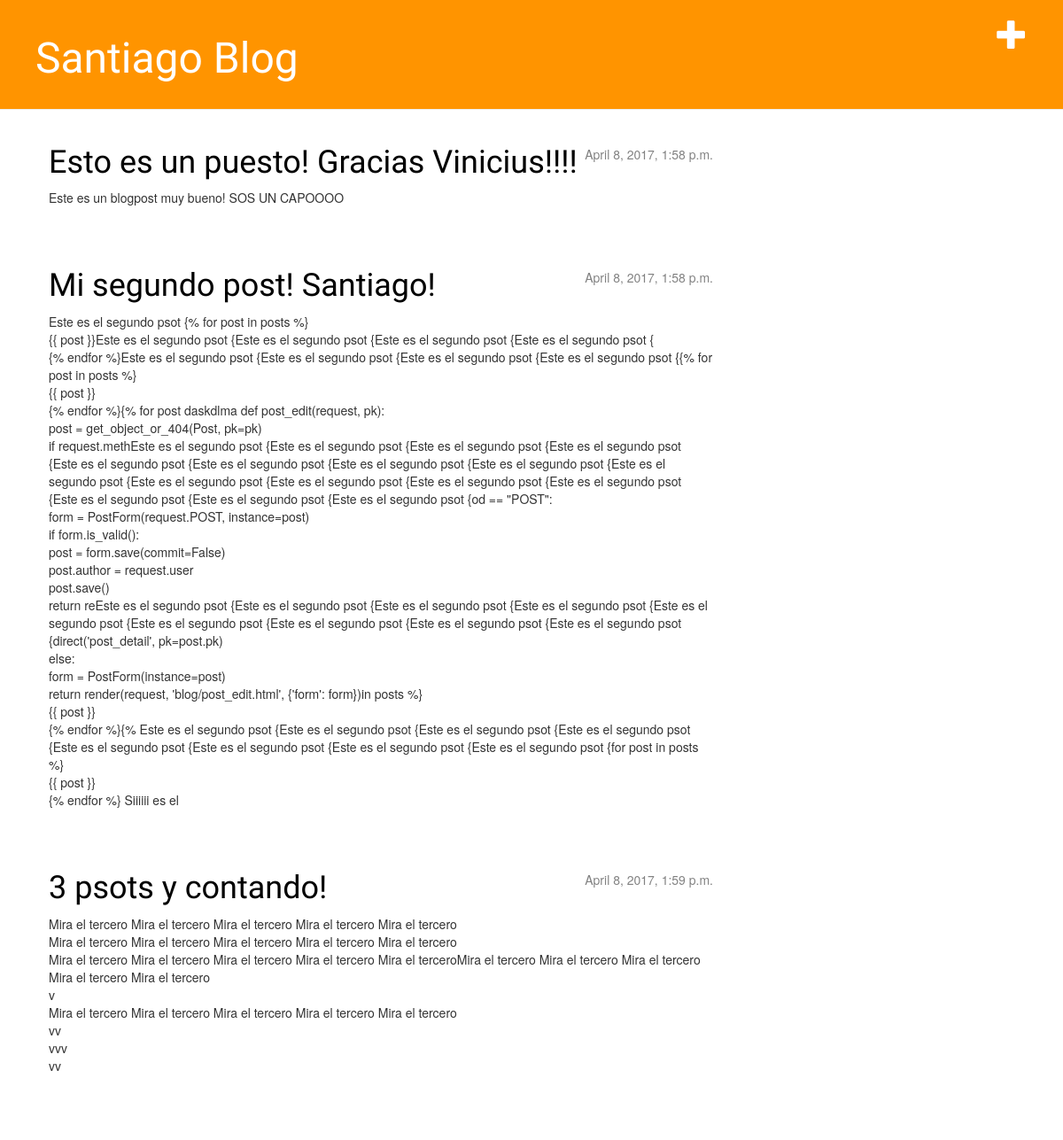
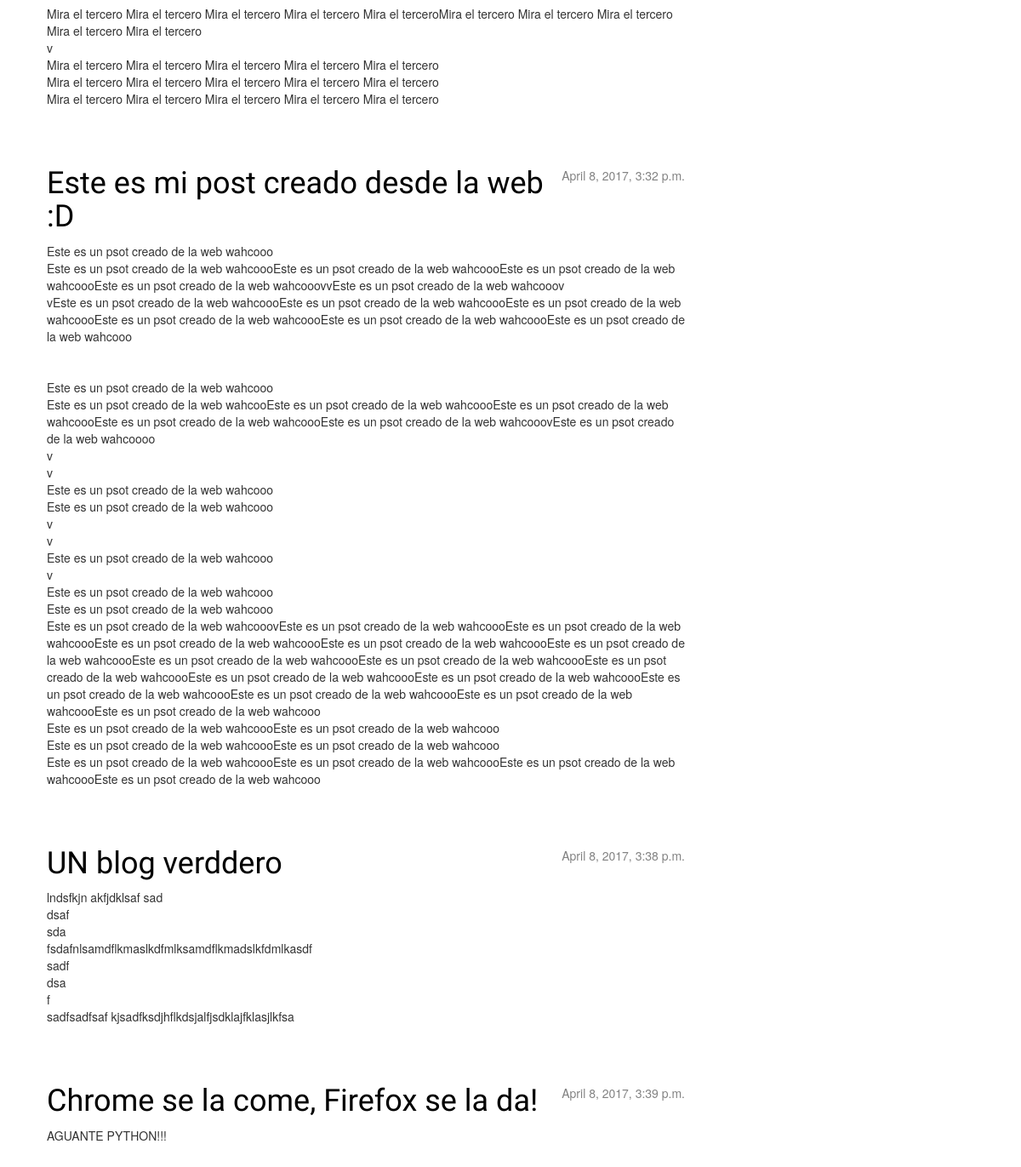
The page / on the database its author committed (2 pictures, top to bottom).
### blog/models.py (models this page shows, shortened)
class Post(models.Model):
    author = models.ForeignKey('auth.User')
    title = models.CharField(max_length=200)
    text = models.TextField()
    created_date = models.DateTimeField(
            default=timezone.now)
    published_date = models.DateTimeField(
            blank=True, null=True)

### blog/views.py (the view)
# urls.py: url(r'^$', views.post_list),
def post_list(request):
	posts = Post.objects.filter(published_date__lte=timezone.now()).order_by('published_date')
	return render(request, 'blog/post_list.html', {'posts': posts})

### blog/templates/blog/post_list.html
{% extends 'blog/base.html' %}
{% block content %}
    {% for post in posts %}
        <div class="post">
            <div class="date">
                {{ post.published_date }}
            </div>
    		<h1><a href="{% url 'post_detail' pk=post.pk %}">{{ post.title }}</a></h1>
            <p>{{ post.text|linebreaksbr }}</p>
        </div>
    {% endfor %}
{% endblock content %}

### blog/static/css/blog.css (style rules this page uses)
h1, h2, h3, h4 { font-family: 'Lobster', cursive; }
.date { float: right; color: #828282; }
.post { margin-bottom: 70px; }
.post h1 a, .post h1 a:visited { color: #000000; }

### rows shown on the page
Post: published_date "April 8, 2017, 1:58 p.m.", title "Esto es un puesto! Gracias Vinicius!!!!", text "Este es un blogpost muy bueno! SOS UN CAPOOOO"
Post: published_date "April 8, 2017, 1:58 p.m.", title "Mi segundo post! Santiago!", text "Este es el segundo psot {% for post in posts %} {{ post }}Este es el segundo psot {Este es el segundo psot {Este es el segundo psot {Este es el segundo psot { {% endfor %}Este es el segundo psot {Este es el segundo psot {Este es el segundo psot {Este es el segundo psot {{% for post in posts %} {{ post }} {% endfor %}{% for post daskdlma def post_edit(request, pk): post = get_object_or_404(Post, pk=pk) if request.methEste es el segundo psot {Este es el segundo psot {Este es el segundo psot {Este es el segundo psot {Este es el segundo psot {Este es el segundo psot {Este es el segundo psot {Este es el segundo psot {Este es el segundo psot {Este es el segundo psot {Este es el segundo psot {Este…"
Post: published_date "April 8, 2017, 1:59 p.m.", title "3 psots y contando!", text "Mira el tercero Mira el tercero Mira el tercero Mira el tercero Mira el tercero Mira el tercero Mira el tercero Mira el tercero Mira el tercero Mira el tercero Mira el tercero Mira el tercero Mira el tercero Mira el tercero Mira el terceroMira el tercero Mira el tercero Mira el tercero Mira el tercero Mira el tercero v Mira el tercero Mira el tercero Mira el tercero Mira el tercero Mira el tercero vv vvv vv Mira el tercero Mira el tercero Mira el tercero Mira el tercero Mira el terceroMira el tercero Mira el tercero Mira el tercero Mira el tercero Mira el tercero v Mira el tercero Mira el tercero Mira el tercero Mira el tercero Mira el tercero Mira el tercero Mira el tercero Mira el tercero…"
Post: published_date "April 8, 2017, 3:32 p.m.", title "Este es mi post creado desde la web :D", text "Este es un psot creado de la web wahcooo Este es un psot creado de la web wahcoooEste es un psot creado de la web wahcoooEste es un psot creado de la web wahcoooEste es un psot creado de la web wahcooovvEste es un psot creado de la web wahcooov vEste es un psot creado de la web wahcoooEste es un psot creado de la web wahcoooEste es un psot creado de la web wahcoooEste es un psot creado de la web wahcoooEste es un psot creado de la web wahcoooEste es un psot creado de la web wahcooo Este es un psot creado de la web wahcooo Este es un psot creado de la web wahcooEste es un psot creado de la web wahcoooEste es un psot creado de la web wahcoooEste es un psot creado de la web wahcoooEste es un…"
Post: published_date "April 8, 2017, 3:38 p.m.", title "UN blog verddero", text "lndsfkjn akfjdklsaf sad dsaf sda fsdafnlsamdflkmaslkdfmlksamdflkmadslkfdmlkasdf sadf dsa f sadfsadfsaf kjsadfksdjhflkdsjalfjsdklajfklasjlkfsa"
Post: published_date "April 8, 2017, 3:39 p.m.", title "Chrome se la come, Firefox se la da!", text "AGUANTE PYTHON!!!"
